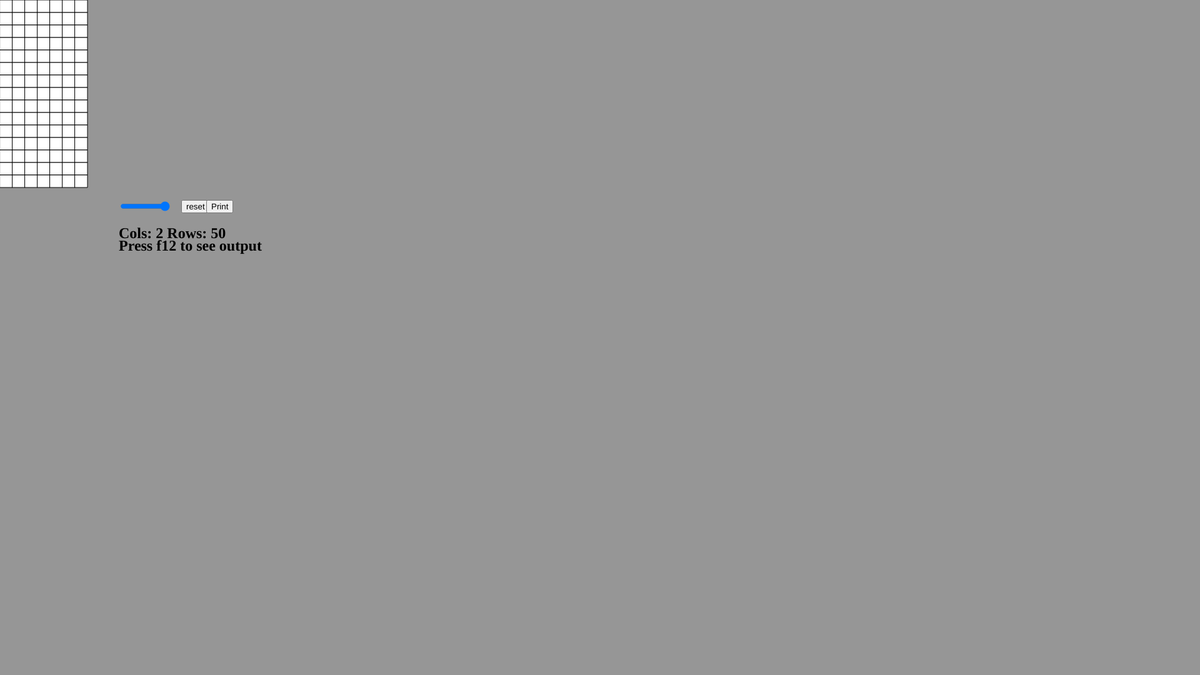
Frame 1 (no input)
Frame 60 (no input): identical to frame 1, image omitted
Frame 120 (the mouse pressed at the canvas centre since frame 60): identical to frame 1, image omitted

The p5.js sketch that drew this single still picture (run headless with seeded random() and noise() and a simulated clock; from frame 60 on, the mouse is pressed at the canvas centre):

// p5.js sketch
// ── sketch.js

function make2DArray(cols, rows) {
  var arr = new Array(cols);
  for (var i = 0; i < arr.length; i++) {
    arr[i] = new Array(rows);
  }
  return arr;
}

var grid;
var cols;
var rows;
var w = 20;
var finalarray = new Array();

var totalBees = 30;

function setup() {
  createCanvas(1920, 1080);
  var EPIC = [140,300];


  cols = floor(EPIC[0] / w);
  rows = floor(EPIC[1] / w);



  button = createButton('reset');
  button.position(EPIC[0]+150, EPIC[1]+20);
  button.mousePressed(bpress);
  // Make slider
  rowslider = createSlider(1,50, 50, 1);
  rowslider.position(EPIC[0]+50, EPIC[1]+20);
  rowslider.style('width', '80px');

  sizetxt = createElement('h2', 'Cols:'+cols+ '  ' + 'Rows: '+rows);
  sizetxt.position(EPIC[0]+50, EPIC[1]+40)

  help = createElement('h2', 'Press f12 to see output');
  help.position(EPIC[0]+50, EPIC[1]+60)

  printbutton = createButton('Print');
  printbutton.position(EPIC[0]+190, EPIC[1]+20);
  printbutton.mousePressed(printtrash);

  grid = make2DArray(cols, rows);
  for (var i = 0; i < cols; i++) {
    for (var j = 0; j < rows; j++) {
      grid[i][j] = new Cell(i, j, w);

    }
  }
  // Pick totalBees spots
  var options = [];
  for (var i = 0; i < cols; i++) {
    for (var j = 0; j < rows; j++) {
      options.push([i, j]);
    }
  }


  for (var n = 0; n < totalBees; n++) {
  }


  for (var i = 0; i < cols; i++) {
    for (var j = 0; j < rows; j++) {
      grid[i][j].countBees();
    }
  }
  if ((keyIsPressed === true) && (key == "&")){
    rows = rows-1
  }
  if ((keyIsPressed === true) && (key == "(")){
    rows = rows+1
  }
}

function mousePressed() {
  for (var i = 0; i < cols; i++) {
    for (var j = 0; j < rows; j++) {
      if (grid[i][j].contains(mouseX, mouseY)) {
        grid[i][j].redcolor();
        // print(grid[i][j])
        // print(grid)
        // print(grid[i][j].plain)
      }
    }
  }
}
function draw() {
  oldrowslid = rowslider.value();
  if ((keyIsPressed === true) && (key == "&")){
    rows = rows-1
  } 
  if ((keyIsPressed === true) && (key == "(")){
    rows = rows+1
    grid = make2DArray(cols, rows);
    for (var i = 0; i < cols; i++) {
      for (var j = 0; j < rows; j++) {
        grid[i][j] = new Cell(i, j, w);
      }
    }
  }


  background(150);
  for (var i = 0; i < cols; i++) {
    for (var j = 0; j < rows; j++) {
      grid[i][j].show();

      }
    }
  sizetxt.html('Cols: '+(floor(100 / rowslider.value())) + '   ' +'Rows: '+rowslider.value())
}


function bpress() {
  rows = rowslider.value()
  cols = floor(100 / rowslider.value())
  grid = make2DArray(cols, rows);
  for (var i = 0; i < cols; i++) {
    for (var j = 0; j < rows; j++) {
      grid[i][j] = new Cell(i, j, w);
    }
  }
}

function printtrash() {
  test = [];
  yeet = ""
  for (var i = 0; i < rows; i++) {
    var test = new Array;
    for (var j = 0; j < cols; j++) {
      if (grid[j][i].reds){
        test.push(":white_large_square:")
      } else { 
        test.push(":black_large_square:")
      }
    }
    finalarray.push(test.toString()+'\n')
  }
    // var yeet = finalarray.toString
  yeet = finalarray.toString()
  console.log(yeet.split(',').join(""))
  finalarray = []
}
// ── cell.js


function Cell(i, j, w) {
  this.i = i;
  this.j = j;
  this.x = i * w;
  this.y = j * w;
  this.w = w;
  this.neighborCount = 0;

  this.bee = false;
  this.reds = false;
  this.plain = false;
  this.green = false;
}

Cell.prototype.show = function() {
  stroke(0);
  fill(255);
  rect(this.x, this.y, this.w, this.w);
  if (this.reds) {
      fill('red');
      rect(this.x, this.y, this.w, this.w);
    }
  if (this.green) {
      fill('green');
      rect(this.x, this.y, this.w, this.w);
    }
}



Cell.prototype.countBees = function() {
  if (this.bee) {
    this.neighborCount = -1;
    return;
  }
  var total = 0;
  for (var xoff = -1; xoff <= 1; xoff++) {
    var i = this.i + xoff;
    if (i < 0 || i >= cols) continue;

    for (var yoff = -1; yoff <= 1; yoff++) {
      var j = this.j + yoff;
      if (j < 0 || j >= rows) continue;

      var neighbor = grid[i][j];
      if (neighbor.bee) {
        total++;
      }
    }
  }
  this.neighborCount = total;
}

Cell.prototype.contains = function(x, y) {
  return (x > this.x && x < this.x + this.w && y > this.y && y < this.y + this.w);
}

Cell.prototype.redcolor = function() {
  if (this.reds == true) {
    this.reds = false;
  } else {
    this.reds = true;
  }
}
Cell.prototype.isredcolor = function() {
  if (this.reds == true) {
    return true
  }
}
Cell.prototype.greencolor = function() {
  if (this.green == true) {
    this.green = false;
  } else {
    this.green = true;
  }
}
Cell.prototype.isrevealed = function() {
  if (this.revealed == true) {
    fill('white');
    rect(this.x, this.y, this.w, this.w);
  }
}








Cell.prototype.floodFill = function() {
  for (var xoff = -1; xoff <= 1; xoff++) {
    var i = this.i + xoff;
    if (i < 0 || i >= cols) continue;

    for (var yoff = -1; yoff <= 1; yoff++) {
      var j = this.j + yoff;
      if (j < 0 || j >= rows) continue;

      var neighbor = grid[i][j];
      // Note the neighbor.bee check was not required.
      // See issue #184
      if (!neighbor.revealed) {
        neighbor.reveal();
      }
    }
  }
}
